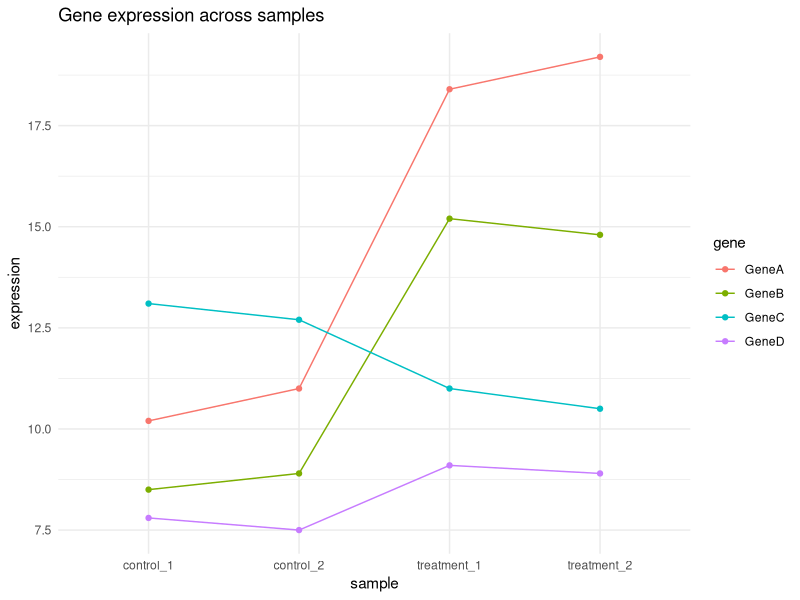
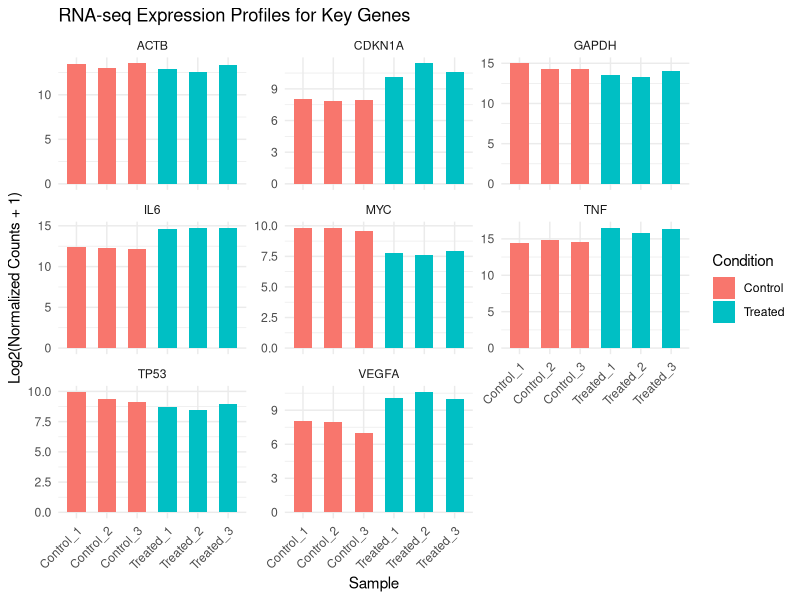

The R script that drew these images, in order:
library(tidyverse)

# ============================================================
# 03_Gene_Expression.R
# Example workflow for visualising gene expression values
# ============================================================

# ------------------------------------------------------------
# Part 1: Toy expression matrix example
# ------------------------------------------------------------
expression <- data.frame(
  gene = c("GeneA", "GeneB", "GeneC", "GeneD"),
  control_1 = c(10.2, 8.5, 13.1, 7.8),
  control_2 = c(11.0, 8.9, 12.7, 7.5),
  treatment_1 = c(18.4, 15.2, 11.0, 9.1),
  treatment_2 = c(19.2, 14.8, 10.5, 8.9)
)

expression_long <- expression %>%
  pivot_longer(
    cols = -gene,
    names_to = "sample",
    values_to = "expression"
  )

ggplot(
  expression_long,
  aes(x = sample, y = expression, group = gene, colour = gene)
) +
  geom_line() +
  geom_point() +
  theme_minimal() +
  labs(title = "Gene expression across samples")

# ------------------------------------------------------------
# Part 2: Visualising RNA-seq normalized counts from data/
# ------------------------------------------------------------
norm_counts <- read_csv("data/rnaseq_normalized_counts.csv", show_col_types = FALSE)
meta <- read_csv("data/sample_metadata.csv", show_col_types = FALSE)

# Select key marker genes
target_genes <- c("GAPDH", "ACTB", "TNF", "IL6", "MYC", "CDKN1A", "VEGFA", "TP53")

plot_data <- norm_counts %>%
  filter(gene_symbol %in% target_genes) %>%
  select(gene_symbol, Control_1:Treated_3) %>%
  pivot_longer(
    cols = -gene_symbol,
    names_to = "sample_id",
    values_to = "log2_expression"
  ) %>%
  left_join(meta, by = "sample_id")

# Plot gene expression profiles faceted by gene
ggplot(plot_data, aes(x = sample_id, y = log2_expression, fill = condition)) +
  geom_col(width = 0.6) +
  facet_wrap(~gene_symbol, scales = "free_y") +
  theme_minimal() +
  theme(axis.text.x = element_text(angle = 45, hjust = 1)) +
  labs(
    title = "RNA-seq Expression Profiles for Key Genes",
    x = "Sample",
    y = "Log2(Normalized Counts + 1)",
    fill = "Condition"
  )
